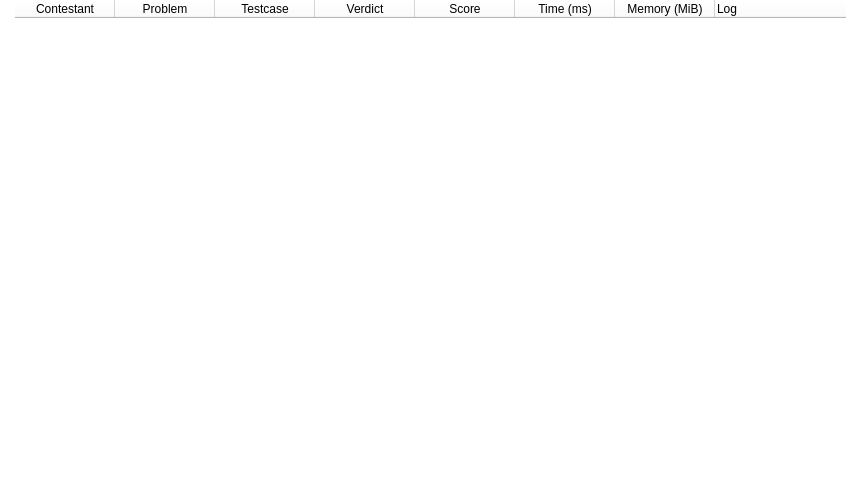
<?xml version="1.0" encoding="UTF-8"?>
<ui version="4.0">
 <class>JudgingWidget</class>
 <widget class="QWidget" name="JudgingWidget">
  <property name="geometry">
   <rect>
    <x>0</x>
    <y>0</y>
    <width>858</width>
    <height>496</height>
   </rect>
  </property>
  <property name="windowTitle">
   <string>Form</string>
  </property>
  <property name="autoFillBackground">
   <bool>false</bool>
  </property>
  <property name="styleSheet">
   <string notr="true">background-color: rgb(255, 255, 255);</string>
  </property>
  <widget class="QTreeWidget" name="treeWidget">
   <property name="geometry">
    <rect>
     <x>15</x>
     <y>0</y>
     <width>831</width>
     <height>481</height>
    </rect>
   </property>
   <property name="sizePolicy">
    <sizepolicy hsizetype="Fixed" vsizetype="Fixed">
     <horstretch>0</horstretch>
     <verstretch>0</verstretch>
    </sizepolicy>
   </property>
   <property name="minimumSize">
    <size>
     <width>831</width>
     <height>481</height>
    </size>
   </property>
   <property name="maximumSize">
    <size>
     <width>831</width>
     <height>481</height>
    </size>
   </property>
   <property name="frameShape">
    <enum>QFrame::Shape::NoFrame</enum>
   </property>
   <property name="editTriggers">
    <set>QAbstractItemView::EditTrigger::NoEditTriggers</set>
   </property>
   <column>
    <property name="text">
     <string>Contestant</string>
    </property>
    <property name="textAlignment">
     <set>AlignCenter</set>
    </property>
   </column>
   <column>
    <property name="text">
     <string>Problem</string>
    </property>
    <property name="textAlignment">
     <set>AlignCenter</set>
    </property>
   </column>
   <column>
    <property name="text">
     <string>Testcase</string>
    </property>
    <property name="textAlignment">
     <set>AlignCenter</set>
    </property>
   </column>
   <column>
    <property name="text">
     <string>Verdict</string>
    </property>
    <property name="textAlignment">
     <set>AlignCenter</set>
    </property>
   </column>
   <column>
    <property name="text">
     <string>Score</string>
    </property>
    <property name="textAlignment">
     <set>AlignCenter</set>
    </property>
   </column>
   <column>
    <property name="text">
     <string>Time (ms)</string>
    </property>
    <property name="textAlignment">
     <set>AlignCenter</set>
    </property>
   </column>
   <column>
    <property name="text">
     <string>Memory (MiB)</string>
    </property>
    <property name="textAlignment">
     <set>AlignCenter</set>
    </property>
   </column>
   <column>
    <property name="text">
     <string>Log</string>
    </property>
   </column>
  </widget>
 </widget>
 <resources/>
 <connections/>
</ui>
